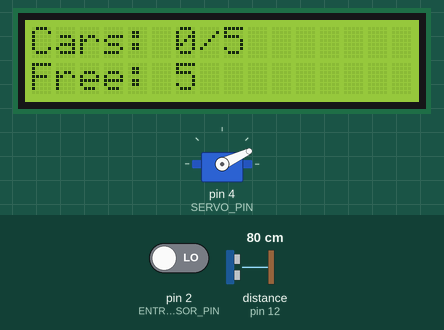
The sketch below on a simulated Arduino Uno, built with avr-gcc and run on an emulated ATmega328P. On the bench: servo, 16×2 character LCD. Wiring (inferred from the names in the program): ultrasonic range finder: trigger pin 5; echo pin 12. Inputs (shaded band) come from the test bench; at power-on: pin 2 (ENTRANCE_IRSENSOR_PIN) LOW, distance to the obstacle (sensor on pin 12) 80 cm. The echo pulse lasts 58.3 µs per cm; EEPROM starts erased; what the sketch prints to the serial monitor is not drawn.

Above: at 2.6 s.
2.7 s: pin 2 (ENTRANCE_IRSENSOR_PIN) driven HIGH
At 3.6 s:
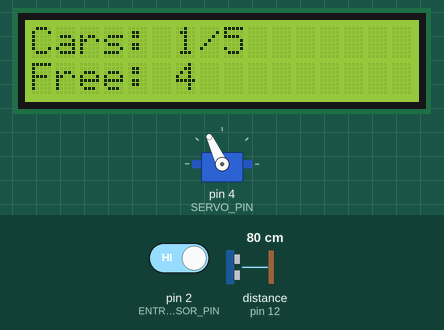
4.2 s: distance to the obstacle (sensor on pin 12) set to 9 cm
7.2 s: distance to the obstacle (sensor on pin 12) set to 6 cm
At 8.1 s:
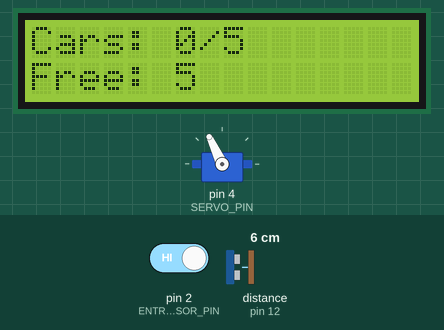
Timing chart, 0 to 11.7 s (numbered marks = the images above; inputs shaded):
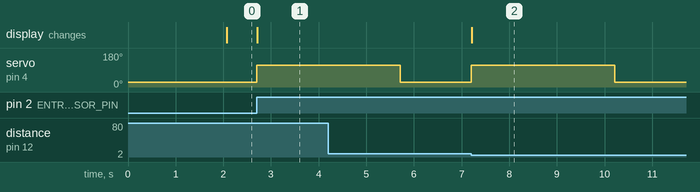

The sketch:

Arduino_Parking_System.ino
```cpp
#include <Servo.h>
#include <LiquidCrystal.h>
#include <EEPROM.h>

const int SERVO_PIN = 4;
const int ENTRANCE_IRSENSOR_PIN = 2;

const int EXIT_TRIGGER_PIN = 5;
const int EXIT_ECHO_PIN = 12;

const byte RS = 10;
const byte EN = 11;
const byte D4 = 9;
const byte D5 = 8;
const byte D6 = 7;
const byte D7 = 6;

LiquidCrystal lcd(RS, EN, D4, D5, D6, D7);

Servo gateServo;
int closedGateAngle = map(0, 0, 210, 25, 235);
int openedGateAngle = map(90, 0, 210, 25, 235);

const int MAX_CARS = 5;
int carsInside = 0;

unsigned long lastGateOpenTime = 0;
const unsigned long gateOpenTime = 3000;

unsigned long lastEntryTime = 0;
unsigned long lastExitTime = 0;
const unsigned long sensorCooldown = 1500;

bool gateOpen = false;
bool lastIRState = LOW;
bool exitDetected = false;
bool processingExit = false;

unsigned long lcdInitStartTime = 0;
bool lcdInitDisplayed = false;

const int EEPROM_CARS_ADDR = 0;

void setup() {
  Serial.begin(9600);

  pinMode(ENTRANCE_IRSENSOR_PIN, INPUT);
  pinMode(EXIT_TRIGGER_PIN, OUTPUT);
  pinMode(EXIT_ECHO_PIN, INPUT);

  carsInside = EEPROM.read(EEPROM_CARS_ADDR);
  if (carsInside > MAX_CARS || carsInside < 0) {
    carsInside = 0;
    EEPROM.write(EEPROM_CARS_ADDR, 0);
  }

  gateServo.attach(SERVO_PIN);
  closeGate();

  lcd.begin(16, 2);
  displayWelcomeMessage();
  lcdInitStartTime = millis();

  Serial.print("Parking System Started. Cars inside: ");
  Serial.println(carsInside);
}

void loop() {
  handleEntry();
  handleExit();
  manageGate();
  manageLCDInit();
}

void handleEntry() {
  bool currentIRState = digitalRead(ENTRANCE_IRSENSOR_PIN);
  static unsigned long parkingFullMessageTime = 0;
  static bool showingFullMessage = false;

  if (currentIRState == HIGH && lastIRState == LOW) {
    if (millis() - lastEntryTime > sensorCooldown && !gateOpen) {
      Serial.print("IR Sensor triggered. Cars inside: ");
      Serial.println(carsInside);

      if (carsInside < MAX_CARS) {
        carsInside++;
        EEPROM.write(EEPROM_CARS_ADDR, carsInside);
        openGate("ENTERING");
        displayParkingStatus();
        Serial.println("Car entered");
        showingFullMessage = false;
      } else {
        lcd.clear();
        lcd.print("PARKING FULL");
        lcd.setCursor(0, 1);
        lcd.print("Entry blocked!");
        Serial.println("Parking FULL - Entry blocked");

        parkingFullMessageTime = millis();
        showingFullMessage = true;
      }
      lastEntryTime = millis();
    }
  }

  if (showingFullMessage && millis() - parkingFullMessageTime >= 2000) {
    displayParkingStatus();
    showingFullMessage = false;
  }

  lastIRState = currentIRState;
}

void handleExit() {
  if (gateOpen && !processingExit) return;

  long distance = readUltrasonicDistance();

  static unsigned long lastPrintTime = 0;
  if (millis() - lastPrintTime > 1000) {
    Serial.print("Ultrasonic distance: ");
    Serial.println(distance);
    lastPrintTime = millis();
  }

  if (distance > 0 && distance < 7) {
    if (!exitDetected && millis() - lastExitTime > sensorCooldown && !gateOpen) {
      if (carsInside > 0) {
        processingExit = true;
        carsInside--;
        EEPROM.write(EEPROM_CARS_ADDR, carsInside);
        openGate("EXITING");
        displayParkingStatus();
        Serial.println("Car exiting");
      }
      exitDetected = true;
      lastExitTime = millis();
    }
  } else {
    exitDetected = false;
  }
}

long readUltrasonicDistance() {
  digitalWrite(EXIT_TRIGGER_PIN, LOW);
  delayMicroseconds(2);
  digitalWrite(EXIT_TRIGGER_PIN, HIGH);
  delayMicroseconds(10);
  digitalWrite(EXIT_TRIGGER_PIN, LOW);

  long duration = pulseIn(EXIT_ECHO_PIN, HIGH, 25000);
  if (duration == 0) return -1;

  return duration * 0.034 / 2;
}

void openGate(const char* reason) {
  gateServo.write(openedGateAngle);
  gateOpen = true;
  lastGateOpenTime = millis();

  if (lcdInitDisplayed) {
    lcd.clear();
    lcd.print("GATE: OPEN");
    lcd.setCursor(0, 1);
    lcd.print(reason);
  }

  Serial.print("Gate opened for: ");
  Serial.println(reason);
}

void closeGate() {
  gateServo.write(closedGateAngle);
  gateOpen = false;
  processingExit = false;

  if (lcdInitDisplayed) {
    displayParkingStatus();
  }

  Serial.println("Gate closed");
}

void manageGate() {
  if (gateOpen && millis() - lastGateOpenTime > gateOpenTime) {
    closeGate();
  }
}

void manageLCDInit() {
  if (!lcdInitDisplayed && millis() - lcdInitStartTime >= 2000) {
    displayParkingStatus();
    lcdInitDisplayed = true;
  }
}

void displayWelcomeMessage() {
  lcd.clear();
  lcd.print("Parking System");
  lcd.setCursor(0, 1);
  lcd.print("Cars: ");
  lcd.print(carsInside);
  lcd.print("/");
  lcd.print(MAX_CARS);
}

void displayParkingStatus() {
  lcd.clear();
  lcd.print("Cars: ");
  lcd.print(carsInside);
  lcd.print("/");
  lcd.print(MAX_CARS);

  lcd.setCursor(0, 1);
  if (carsInside >= MAX_CARS) {
    lcd.print("PARKING FULL");
  } else {
    lcd.print("Free: ");
    lcd.print(MAX_CARS - carsInside);
  }
}
```

Measured:
- after the input at 2.7 s, servo on pin 4 (SERVO_PIN): 25° → 115° at once; the display: changes at once (image 1)
- after the input at 7.2 s, servo on pin 4 (SERVO_PIN): 25° → 115° at once, → 25° 3.0 s later; the display: changes at once (image 2)
